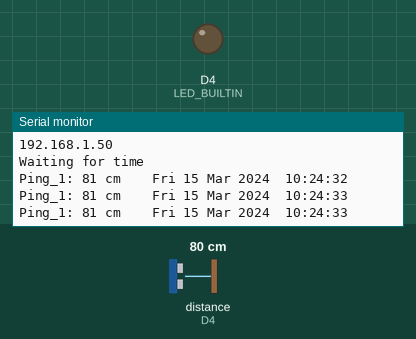
Recording of a sketch running on a simulated ESP8266 (NodeMCU). Shown: output pins drawn as LEDs (lit = HIGH, except the on-board LED, lit = LOW), the last lines printed to the serial monitor. The test bench sets the inputs (shaded band); at power-on: distance to the obstacle (sensor on D4) 80 cm. The echo pulse lasts 58.3 µs per cm; WiFi joins after 1.5 s; servers stay silent unless stated; the local clock reads 2024-03-15 10:24:30 at power-on unless the sketch sets it; pins used as bus, display or sensor lines are not drawn.

Above: at 3.7 s.
3.8 s: distance to the obstacle (sensor on D4) set to 2 cm
At 4.4 s:
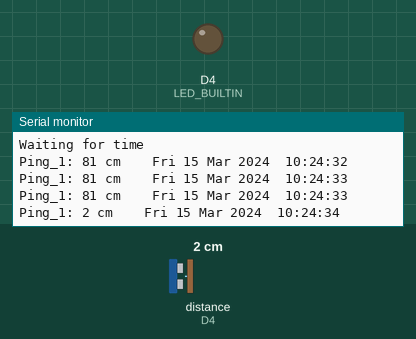
5.3 s: distance to the obstacle (sensor on D4) set to 4 cm
At 5.9 s:
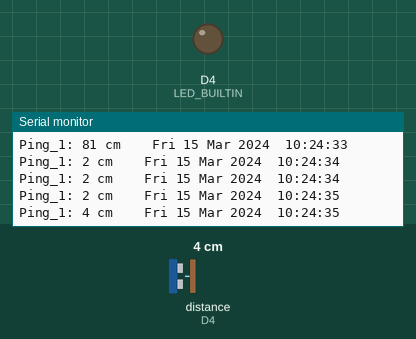
Timing chart, 0 to 8.3 s (numbered marks = the images above; inputs shaded):
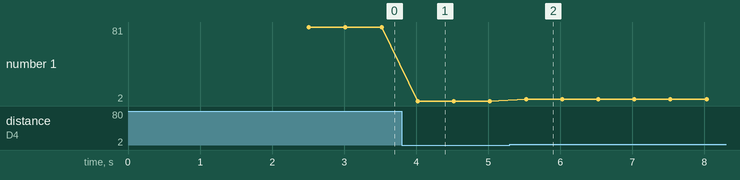

The sketch:

Time_Servor.ino
```cpp
#include <NewPingESP8266.h>
//#include <Servo.h>
//#include <Firebase.h>
//#include <FirebaseArduino.h>
//#include <FirebaseCloudMessaging.h>
//#include <FirebaseError.h>
//#include <FirebaseHttpClient.h>
//#include <FirebaseObject.h>
#include <time.h>
#include <ESP8266WiFi.h>
#include <DNSServer.h>
#include <ESP8266WebServer.h>
#include <WiFiManager.h>

//#define FIREBASE_HOST "sb-fgu.firebaseio.com"
//#define FIREBASE_AUTH "1CMvHocG4TPd2ivn1YTWKDcI7B9f3AMLNGI0vKHz"

#define TRIGGER_PIN  D3
#define ECHO_PIN     D4
#define MAX_DISTANCE 200
//#define TRIGGER_PIN2  D5
//#define ECHO_PIN2     D6
//#define MAX_DISTANCE2 200

String Time_Stamps();

NewPingESP8266 sonar(TRIGGER_PIN, ECHO_PIN, MAX_DISTANCE);
//NewPingESP8266 sonar2(TRIGGER_PIN2, ECHO_PIN2, MAX_DISTANCE2);
//
//Servo myservo;  // create servo object to control a servo
//               // twelve servo objects can be created on most boards
//
int timezone = 7;
const String DAY[7] ={"Sun","Mon","Tue","Wed","Thu","Fri","Sat"};
const String MONTH[12] ={"Jan","Feb","Mar","Apr","May","Jun","Jul","Aug","Sep","Oct","Nov","Dec"};
const String SEC[60] = {"00","01","02","03","04","05","06","07","08","09","10","11","12","13","14","15","16","17","18","19","20","21","22","23","24","25","26","27","28","29","30",
                  "31","32","33","34","35","36","37","38","39","40","41","42","43","44","45","46","47","48","49","50","51","52","53","54","55","56","57","58","59"};
const String MIN[60] = {"00","01","02","03","04","05","06","07","08","09","10","11","12","13","14","15","16","17","18","19","20","21","22","23","24","25","26","27","28","29","30",
                  "31","32","33","34","35","36","37","38","39","40","41","42","43","44","45","46","47","48","49","50","51","52","53","54","55","56","57","58","59"};
const String HOUR[24] = {"00","01","02","03","04","05","06","07","08","09","10","11","12","13","14","15","16","17","18","19","20","21","22","23"};
char ntp_server1[20] = "ntp.ku.ac.th";
char ntp_server2[20] = "fw.eng.ku.ac.th";
char ntp_server3[20] = "time.uni.net.th";
char ntp_server4[20] = "3.asia.pool.ntp.org";
int dst = 0;
int st = 0;


//time_t now = time(nullptr);
//struct tm* newtime = localtime(&now);
void setup()
{
     // attaches the servo on GIO2 to the servo object
      Serial.begin(115200);
      pinMode(LED_BUILTIN,OUTPUT);
      WiFiManager wifiManager;
      wifiManager.autoConnect("SB_FGU AP1");
      while (WiFi.status() != WL_CONNECTED)
      {
           delay(250);
           Serial.print(".");
      }
       digitalWrite(LED_BUILTIN, HIGH);
       delay(1000);
       Serial.println("WiFi connected");
       Serial.println("IP address: ");
       Serial.println(WiFi.localIP());

     configTime(timezone * 3600, dst, ntp_server1, ntp_server3, ntp_server4);
     Serial.println("Waiting for time");
     while (!time(nullptr)) {
      Serial.print(".");
      delay(500);
    }
//    Firebase.begin(FIREBASE_HOST, FIREBASE_AUTH);
}

void loop()
{
   unsigned int Distance = sonar.ping_cm();

//   unsigned int Distance2 = sonar2.ping_cm();


   Serial.print("Ping_1: ");
   Serial.print(Distance); // Send ping, get distance in cm and print result (0 = outside set distance range)
   Serial.print(" cm");
   Serial.print("    ");
//   Serial.print("Ping_2: ");
//   Serial.print(Distance2); // Send ping, get distance in cm and print result (0 = outside set distance range)
//   Serial.print(" cm");
//   Serial.print("  ");
   Serial.println(Time_Stamps());
   //FirebaseObject Data = Firebase.get("LogUser/Lasted");
   //Firebase.setString("/Ultrasonic/Time",Time_Stamps());
//   Firebase.setInt("/Ultrasonic/Distance",Distance);
//   Firebase.setInt("/Ultrasonic/Distance2",Distance2);
    delay(500);
}

String Time_Stamps() {
    time_t now = time(nullptr);
    struct tm* newtime = localtime(&now);

    String tmpNow = "";
    tmpNow += String(DAY[newtime->tm_wday]) + " " +  String(newtime->tm_mday) + " " + String(MONTH[newtime->tm_mon])+ " " + String(newtime->tm_year + 1900);
    tmpNow += "  ";
    tmpNow += String(HOUR[newtime->tm_hour]) + ":" +  String(MIN[newtime->tm_min]) + ":" + String(SEC[newtime->tm_sec]);
    return tmpNow;
}
```

Measured:
- after the input at 3.8 s, the serial monitor: prints a new line after 0.22 s (image 1)
- after the input at 5.3 s, the serial monitor: prints a new line after 0.23 s (image 2)
- plotted number 1: 81 → 2 after the input at 3.8 s, 2 → 4 after the input at 5.3 s
